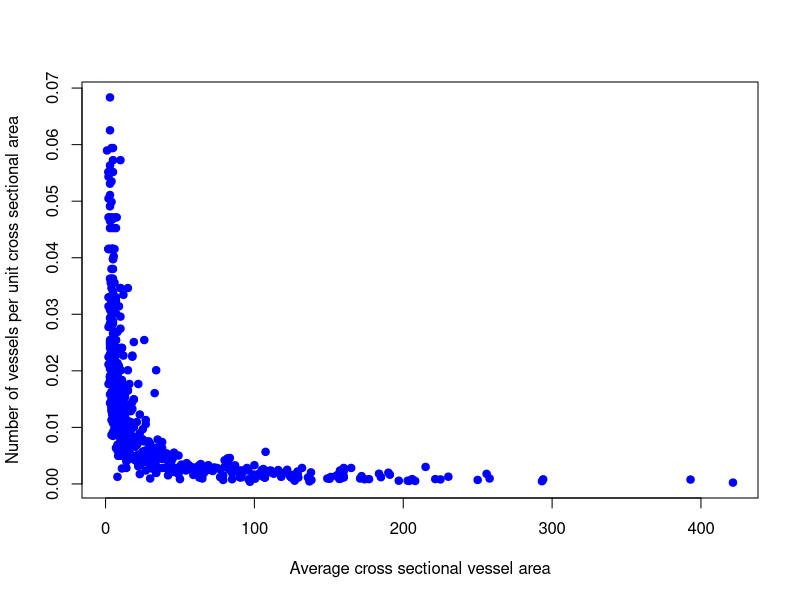
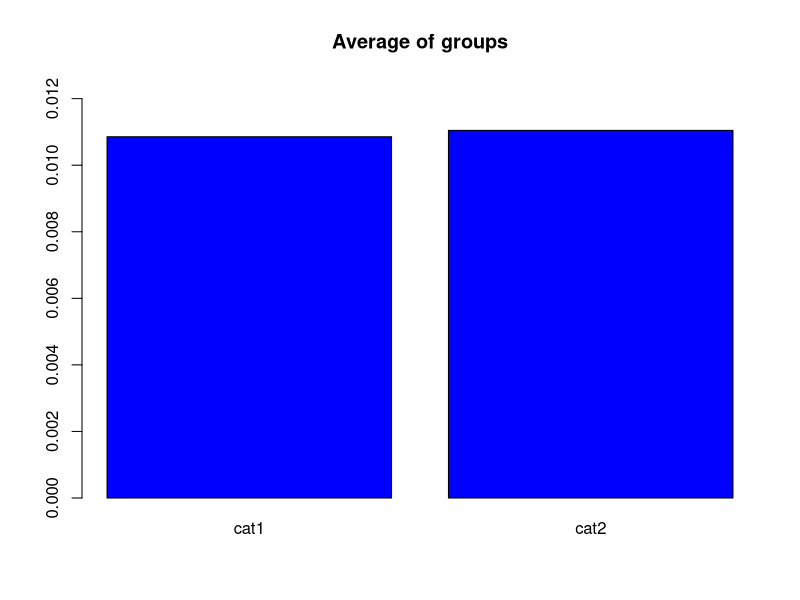

Source code (R) for these figures, in order:
## ---- chunk 1
data1 <- read.csv(file = "woods_jake.csv")
## ---- chunk 2
head(data1)
## ---- chunk 3
names(data1)
## ---- chunk 4
data1$A.mm
## ---- chunk 5
plot(data1$N.mm,data1$A.mm, pch = 19, xlab = "Average cross sectional vessel area", ylab = "Number of vessels per unit cross sectional area", col="blue")
## ---- chunk 6
cat1 <-data1[0:10,0:3]
cat1
## ---- chunk 7
cat2 <- data1[11:20,0:3]
cat2
## ---- chunk 8
mean1 <- mean(cat1[,3])
mean2 <- mean(cat2[,3])

sd1 <- sd(cat1[,3])
sd2 <- sd(cat2[,3])

mean1
mean2
sd1
sd2
barplot(c(mean1,mean2), names.arg = c('cat1','cat2'),main ="Average of groups", ylim = c(0,0.0125), col = c('blue','blue'))
## ---- chunk 9
t.test(cat1[,3], cat2[,3], alternative = 'two.sided',paired = TRUE)
